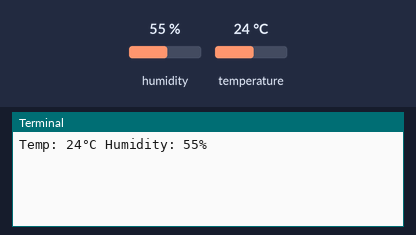
The program below on a simulated Raspberry Pi (BCM pin numbers). On the bench: the last lines printed to the terminal. The test bench sets the inputs (shaded band); at power-on: humidity 55 %, temperature 24 °C.

Above: at 1.2 s.
1.3 s: humidity set to 22 %
At 3.5 s:
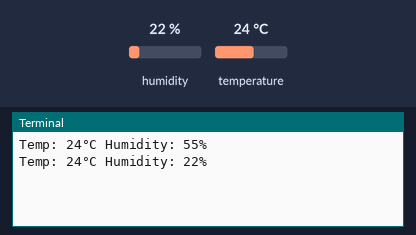
4.3 s: temperature set to 12 °C
At 6.0 s:
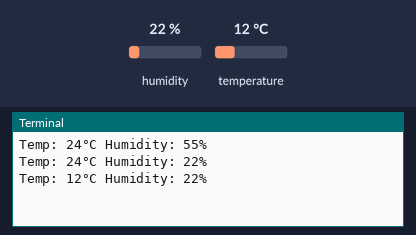
7.3 s: humidity set to 40 %
At 10.8 s:
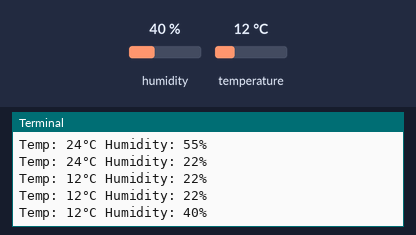
Timing chart, 0 to 12.3 s (numbered marks = the images above; inputs shaded):
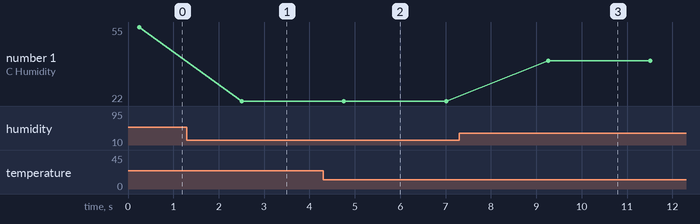

Measured:
- after the input at 1.3 s, the terminal: prints a new line after 1.2 s (image 1)
- after the input at 4.3 s, the terminal: prints a new line after 0.46 s (image 2)
- after the input at 7.3 s, the terminal: prints a new line after 2.0 s (image 3)
- plotted number 1: 55 → 22 after the input at 1.3 s, 22 → 40 after the input at 7.3 s

The program:

Temperature_and_Humidity_senor_RasPi.py
```python
import time
import adafruit_dht
import board

dht_device = adafruit_dht.DHT11(board.D11)

while True:
    try:
        temperature = dht_device.temperature
        humidity = dht_device.humidity
        print(f"Temp: {temperature}°C Humidity: {humidity}%")
    except RuntimeError as error:
        print(error.args[0])
    time.sleep(2)
```
